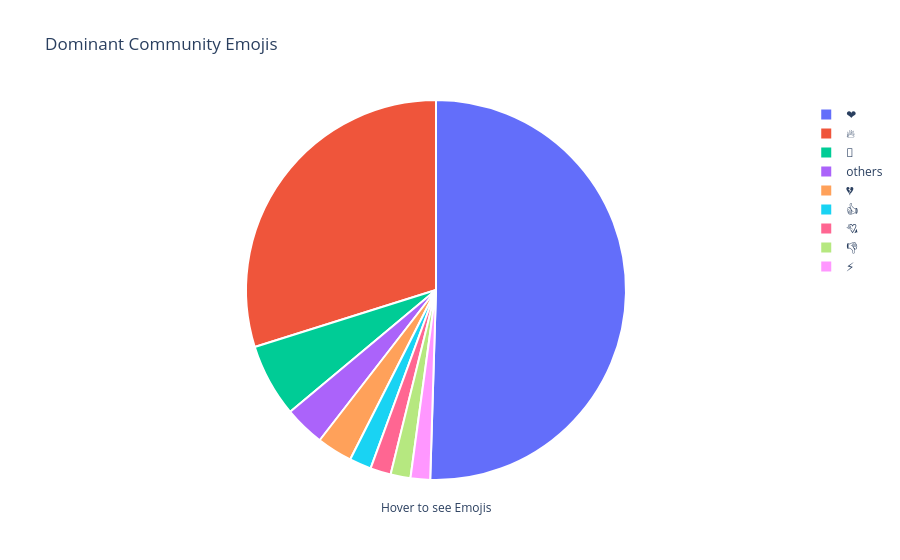

The code cell stored with this chart in its notebook:
### Markdown cell above
### 🌐 Interactive Scatter & Bubble Chart (Plotly)
Instead of flat unyielding plots, we have been requested by the assignment to include a **Interactive Graphic**.
Let's spin up the advanced Plotly engine to make our dimensional mappings zoomable and readable. We will visualize how extreme the reaction culture scales against absolute likes—making the size equivalent to the number of artists collaborating on that track.

### Code cell
# We search the original dataframes (before encoding) for emoji occurrences
def get_emoji_counts(df, emoji_list):
    all_text = df.select_dtypes(include=['object']).stack().str.cat()
    return {emoji: all_text.count(emoji) for emoji in emoji_list}


# 1. Prepare Data (Reuse your existing grouping logic)
emoji_counts = get_emoji_counts(df_tracks_final, EMOJI_SCORES.keys())
total = sum(emoji_counts.values())

final_labels = []
final_values = []
others_count = 0
others_list = ""

for emoji, count in sorted(emoji_counts.items(), key=lambda x: x[1], reverse=True):
    if count == 0: continue
    if (count / total) < 0.01:
        others_count += count
        others_list += f" {emoji}"
    else:
        final_labels.append(emoji)
        final_values.append(count)

if others_count > 0:
    final_labels.append("others")
    final_values.append(others_count)

# Interactive Plotly Figure
fig = go.Figure(data=[go.Pie(
    labels=final_labels, 
    values=final_values,
    hole=0, 
    textinfo='none',  # This hides the text on the pie slices
    hoverinfo='label+percent+value',
    marker=dict(line=dict(color='#000000', width=1))
)])

# Update Layout for better visuals and interaction
fig.update_layout(
    title_text="Dominant Community Emojis",
    annotations=[dict(text='Hover to see Emojis', x=0.5, y=-0.1, font_size=12, showarrow=False)],
    # Increase the pull on hover
    hoverlabel=dict(bgcolor="white", font_size=16, font_family="Segoe UI Emoji")
)

# This enables the "pull" effect on hover in modern browsers
fig.update_traces(
    hoverinfo='label+percent+value', 
    textfont_size=14,
    marker=dict(line=dict(color='#FFFFFF', width=2))
)

fig.show()

### Figure 1 — Plotly figure (JSON) as saved in the notebook; plotly's stock layout.template omitted (floating-point values rounded to 4 significant figures)
{"data": [{"hole": 0, "hoverinfo": "label+percent+value", "labels": ["❤", "🔥", "🍓", "💔", "👍", "💘", "👎", "⚡", "others"], "marker": {"line": {"color": "#FFFFFF", "width": 2}}, "textfont": {"size": 14}, "textinfo": "none", "type": "pie", "values": [38705, 22887, 4774, 2318, 1433, 1343, 1294, 1275, 2634]}], "layout": {"annotations": [{"font": {"size": 12}, "showarrow": false, "text": "Hover to see Emojis", "x": 0.5, "y": -0.1}], "hoverlabel": {"bgcolor": "white", "font": {"family": "Segoe UI Emoji", "size": 16}}, "title": {"text": "Dominant Community Emojis"}}}
